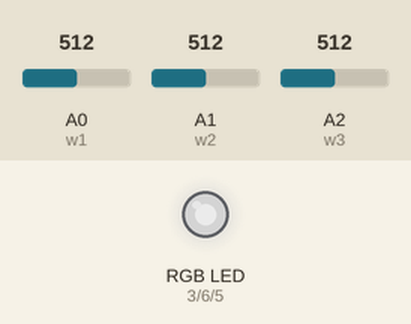
Recording of a sketch running on a simulated Arduino Uno, built with avr-gcc and run on an emulated ATmega328P. Shown: an RGB LED mixed from three pins (HIGH = lit). Inputs (shaded band) come from the test bench; at power-on: A0 (w1) = 512, A1 (w2) = 512, A2 (w3) = 512. Dim RGB values are drawn brighter than linear.

Above: at 1.2 s.
1.3 s: A0 (w1) set to 306
At 1.9 s:
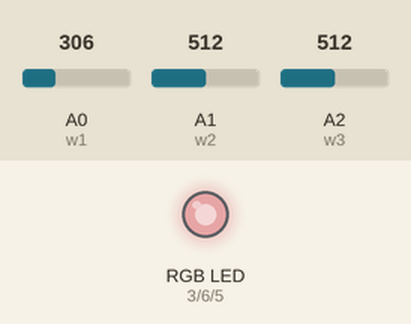
2.8 s: A1 (w2) set to 306
At 4.0 s:
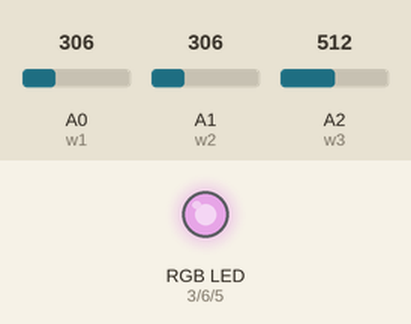
4.3 s: A2 (w3) set to 306
At 5.4 s:
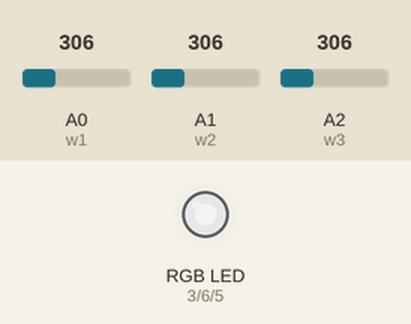
5.8 s: A0 (w1) set to 122
At 6.5 s:
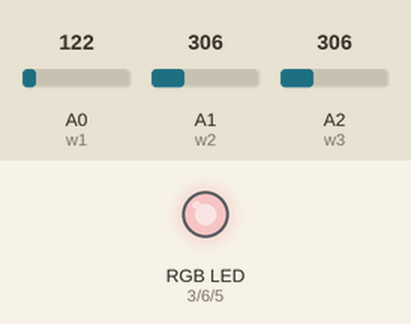
7.3 s: A1 (w2) set to 122
At 7.6 s:
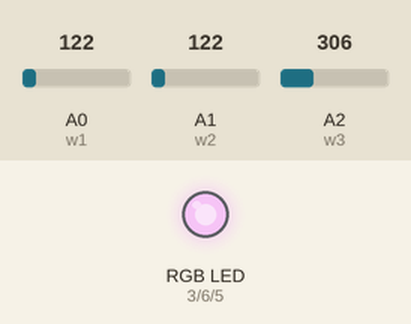
8.8 s: A2 (w3) set to 122
At 10.0 s:
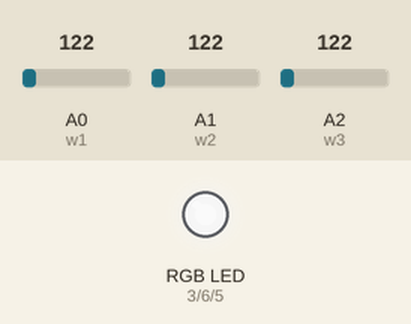
Timing chart, 0 to 11.3 s (numbered marks = the images above; inputs shaded):
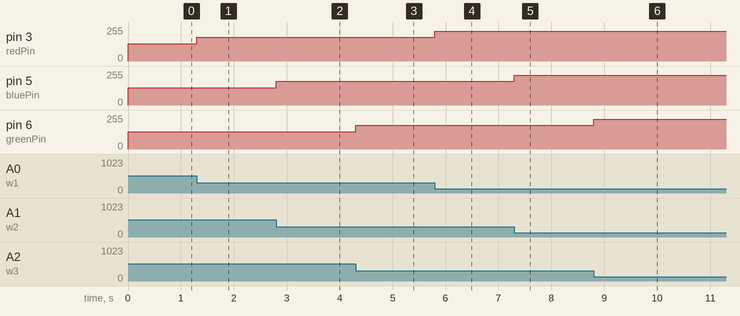

The sketch:

RGBfullpotentiometers.ino
```cpp
// (licence header left out)
int redPin = 3;
int greenPin = 6;
int bluePin = 5;
int w1 = 14; //potentiometer attatched to the red pin
int w2 = 15; //potentiometer attatched to the green pin
int w3 = 16; //potentiometer attatched to the blue pin
int red;
int green;
int blue;

void setup()
{
  pinMode(redPin, OUTPUT);
  pinMode(greenPin, OUTPUT);
  pinMode(bluePin, OUTPUT);
}

void loop()
{
  red = (255 - map( analogRead(w1), 0, 1024, 0, 255 ) ); //255 - o valor mapeado do potenciometro resulta num valor atribuido a variavel que representa a cor desejada
  blue = (255 - map( analogRead(w2), 0, 1024, 0, 255 ) );
  green = (255 - map( analogRead(w3), 0, 1024, 0, 255 ) );

  analogWrite(redPin, red); //atribui a cor "calculada", anteriormente, ao pino correspondente do RGB e mostra-a
  analogWrite(greenPin, green);
  analogWrite(bluePin, blue);

}
```

Measured:
- after the input at 1.3 s, pin 3 (redPin): 128/255 → 179/255 at once
- after the input at 2.8 s, pin 5 (bluePin): 128/255 → 179/255 at once
- after the input at 4.3 s, pin 6 (greenPin): 128/255 → 179/255 at once
- after the input at 5.8 s, pin 3 (redPin): 179/255 → 225/255 at once
- after the input at 7.3 s, pin 5 (bluePin): 179/255 → 225/255 at once
- after the input at 8.8 s, pin 6 (greenPin): 179/255 → 225/255 at once
